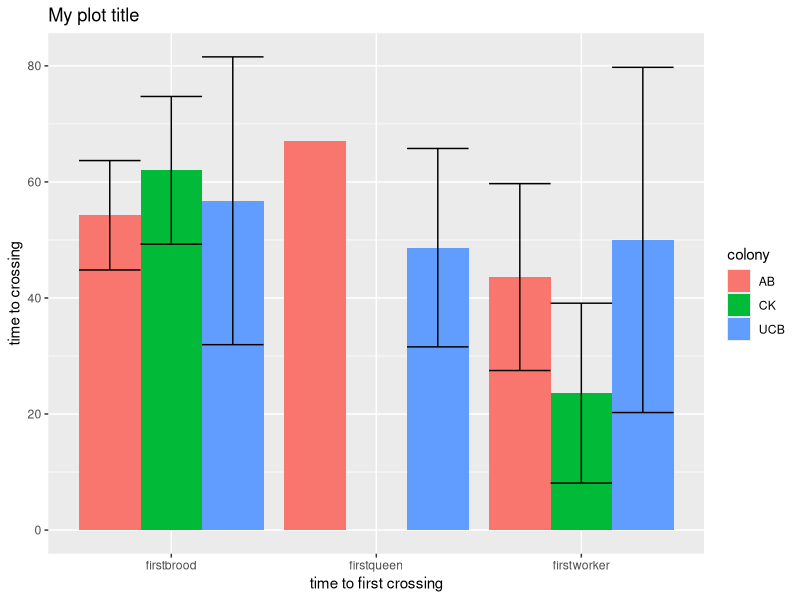
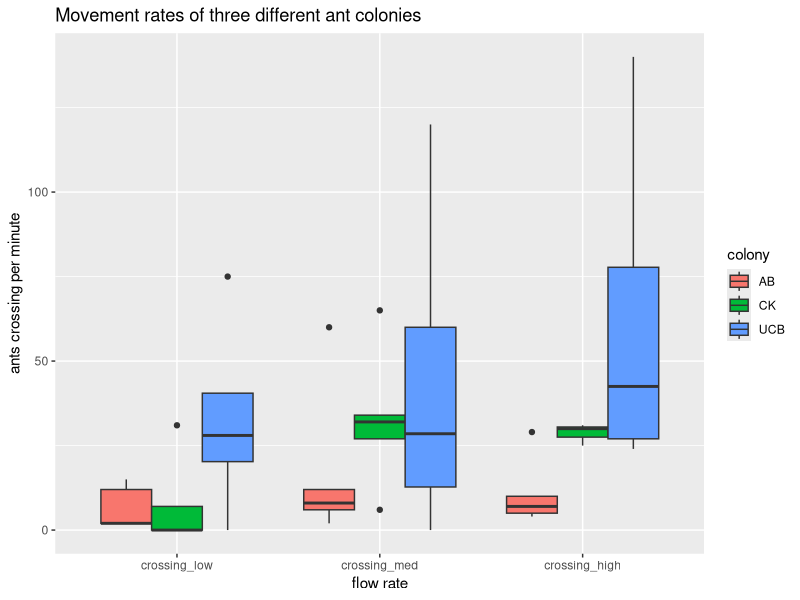
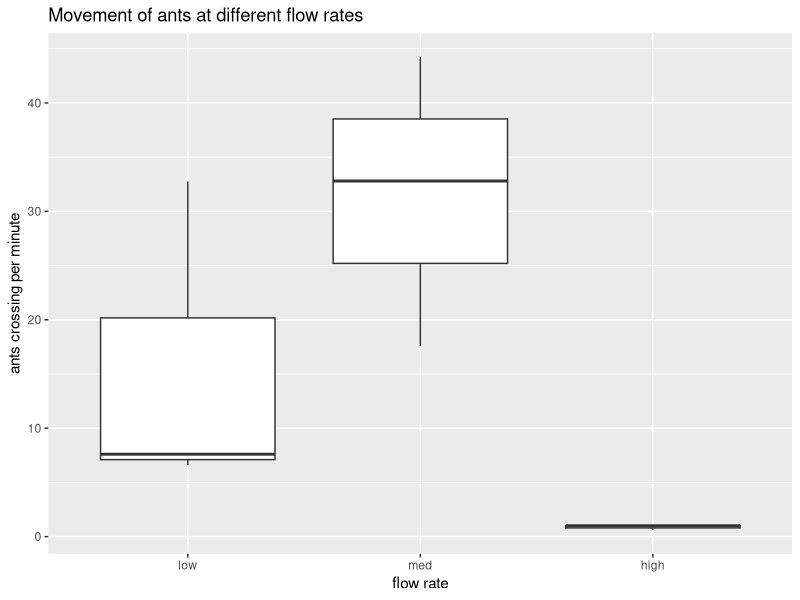

Recreate these plots in R, in order.
## ---- chunk 1
knitr::opts_chunk$set(echo = TRUE)
library(tidyverse)
library(readxl)
library(ggplot2)
## ---- chunk 2
dt<-read_excel("L06_Relocation_ClassData_FA23.xlsx", col_types=c("text", "text", "skip", rep("numeric", 6)), na = "NA")

colnames(dt)<-c("student_names", "colony", "time_first_ant", "time_first_brood", "time_first_queen", "crossing_low", "crossing_med", "crossing_high")
## ---- chunk 3

dt_times<-dt[,c("colony", "time_first_ant", "time_first_queen", "time_first_brood")]

dt_tsum_tot<-dt_times %>% summarise_at(c("time_first_ant", "time_first_queen", "time_first_brood"), na.rm=TRUE, list(mean,sd))
colnames(dt_tsum_tot)<-c("firstant.mean", "firstqueen.mean", "firstbrood.mean", "firstant.sd", "firstqueen.sd", "firstbrood.sd")

dt_time_summary<- dt_times %>% group_by(colony) %>% summarise(firstworker_mean=mean(time_first_ant), firstworker_sd=sd(time_first_ant), firstqueen_mean=mean(time_first_queen[!is.na(time_first_queen)]), firstqueen_sd=sd(time_first_queen[!is.na(time_first_queen)]), firstbrood_mean=mean(time_first_brood[!is.na(time_first_brood)]), firstbrood_sd=sd(time_first_brood[!is.na(time_first_brood)])) %>% pivot_longer(-colony, names_to=c("type", ".value"), names_sep="_")

dt_tsum_tot
dt_time_summary
## ---- chunk 4
plot_title_first_ant<-"My plot title"

plot_ant1<-ggplot(data=dt_time_summary, aes(type, y=mean, fill=colony))+ 
  geom_col(position=position_dodge())+labs(title=plot_title_first_ant, x="time to first crossing", y="time to crossing") + geom_errorbar(aes(x=type, ymin=mean-sd, ymax=mean+sd), linewidth=0.5, position=position_dodge())

plot_ant1
## ---- chunk 5
dt_flow<-dt[,c("colony", "crossing_low", "crossing_med", "crossing_high")]

dt_flow_summary<- dt_flow %>% group_by(colony) %>% summarise(low_mean=mean(`crossing_low`), low_sd = sd(`crossing_low`), med_mean=mean(`crossing_med`), med_sd=sd(`crossing_med`), high_mean=mean(!is.na(crossing_high)), high_sd=sd(!is.na(crossing_high))) %>% pivot_longer(-colony, names_to=c("flowrate", ".value"), names_sep="_")

dt_flow_summary
## ---- chunk 6
plot_rate_bycol<-ggplot(data=dt_flow %>% pivot_longer(cols=all_of(c("crossing_low", "crossing_med", "crossing_high")), names_to="flowrate", values_to="ants_per_minute"), aes(x=factor(flowrate, levels=c("crossing_low", "crossing_med", "crossing_high")), y=ants_per_minute, fill=colony))+ geom_boxplot(position=position_dodge())+labs(title="Movement rates of three different ant colonies", x="flow rate", y="ants crossing per minute") 

#+ geom_errorbar(aes(x=flowrate, ymin=mean-sd, ymax=mean+sd), size=0.5, position=position_dodge())

 plot_rate_bycol
 

plot_rate_all<-ggplot(data=dt_flow_summary, aes(x=factor(flowrate, levels=c("low", "med", "high")), y=mean))+ 
  geom_boxplot()+labs(title="Movement of ants at different flow rates", x="flow rate", y="ants crossing per minute")

plot_rate_all
## ---- chunk 7
anova_fw<-aov(time_first_ant~colony, data = dt)
anova_fq<-aov(time_first_queen~colony, data=dt)
anova_fb<-aov(time_first_brood~colony, data=dt)


anova_timeto<-data.frame(pvalue_firstworker=c(TukeyHSD(anova_fw)$colony[,4]), pvalue_firstbrood=c(TukeyHSD(anova_fb)$colony[,4]), pvalue_firstqueen=c("NA", TukeyHSD(anova_fq)$colony[,4], "NA"))
anova_timeto
## ---- chunk 8
anova_lowflow<-aov(`crossing_low`~colony, data=dt)
anova_medflow<-aov(`crossing_med`~colony, data=dt)
anova_highflow<-aov(crossing_high~colony, data=dt)


anova_crossrate<-data.frame(pvalue_lowflow=c(TukeyHSD(anova_lowflow)$colony[,4]), pvalue_medflow=c(TukeyHSD(anova_medflow)$colony[,4]), pvalue_highflow=c(TukeyHSD(anova_highflow)$colony[,4]))
anova_crossrate
